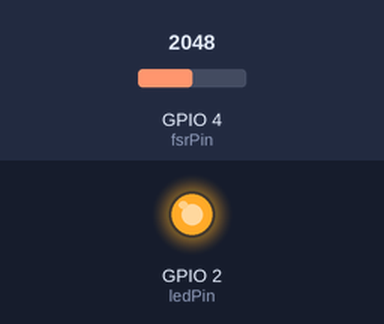
The sketch below on a simulated ESP32. Parts: output pins drawn as LEDs (lit = HIGH). The test bench sets the inputs (shaded band); at power-on: GPIO 4 (fsrPin) = 2048. What the sketch prints to the serial monitor is not drawn.

Above: at 1.2 s.
1.3 s: GPIO 4 (fsrPin) set to 219
3.2 s: GPIO 4 (fsrPin) set to 185
At 3.6 s:
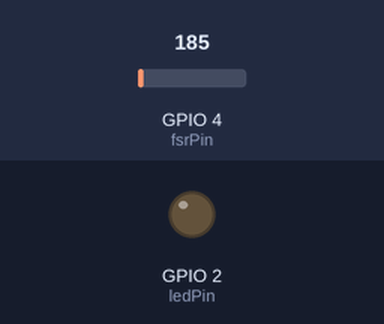
4.7 s: GPIO 4 (fsrPin) set to 491
At 6.0 s:
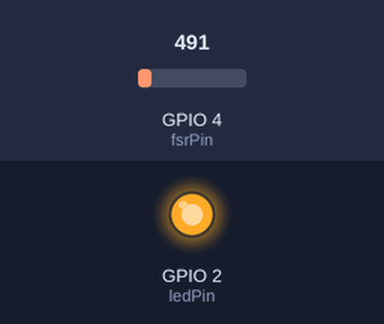
7.7 s: GPIO 4 (fsrPin) set to 160
At 8.2 s:
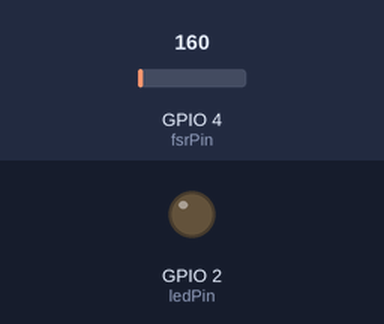
Timing chart, 0 to 10.2 s (numbered marks = the images above; inputs shaded):
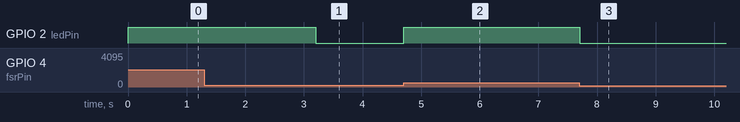

The sketch:

fsr_esp32_test.ino
```cpp
int fsrPin = 4;
int ledPin = 2;

void setup() {
  pinMode(ledPin, OUTPUT);
  Serial.begin(115200);
}

void loop() {
  int analogReading = analogRead(fsrPin);

  Serial.print("Force sensor reading = ");
  Serial.print(analogReading); // print the raw analog reading

  if (analogReading < 10)       // from 0 to 9
  {
    Serial.println(" -> no pressure");
    digitalWrite(ledPin, LOW);
  }
  else if (analogReading < 200) // from 10 to 199
  {
    digitalWrite(ledPin, LOW);
    Serial.println(" -> light touch");
  }
  else if (analogReading < 500) // from 200 to 499
  {
    Serial.println(" -> light squeeze");
    digitalWrite(ledPin, HIGH);
  }
  else if (analogReading < 800) // from 500 to 799
  {
    Serial.println(" -> medium squeeze");
    digitalWrite(ledPin, HIGH);
  }
  else // from 800 to 1023
  {
    Serial.println(" -> big squeeze");
    digitalWrite(ledPin, HIGH);
  }
}
```

Measured:
- the behaviour switches between 200 and 199 on GPIO 4 (fsrPin) (found by bisection; images 0 and 1)
- after the input at 3.2 s, GPIO 2 (ledPin): HIGH → LOW at once
- after the input at 4.7 s, GPIO 2 (ledPin): LOW → HIGH at once
- after the input at 7.7 s, GPIO 2 (ledPin): HIGH → LOW at once
